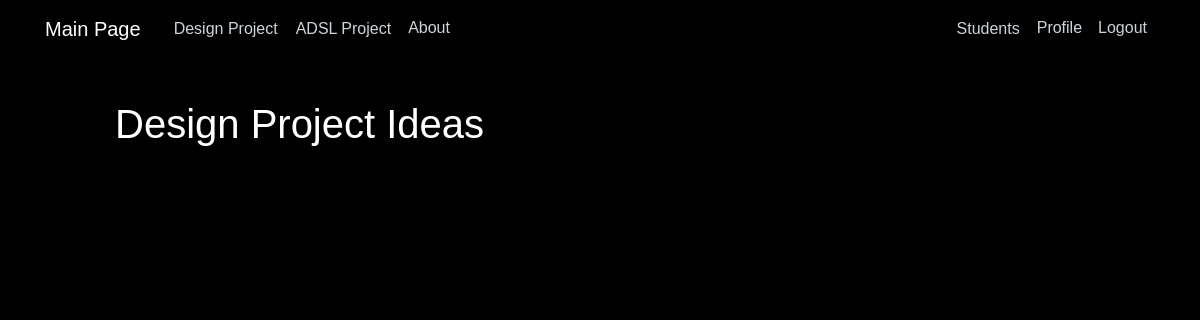
Page /DP/idea (signed in) on the earlier database version.
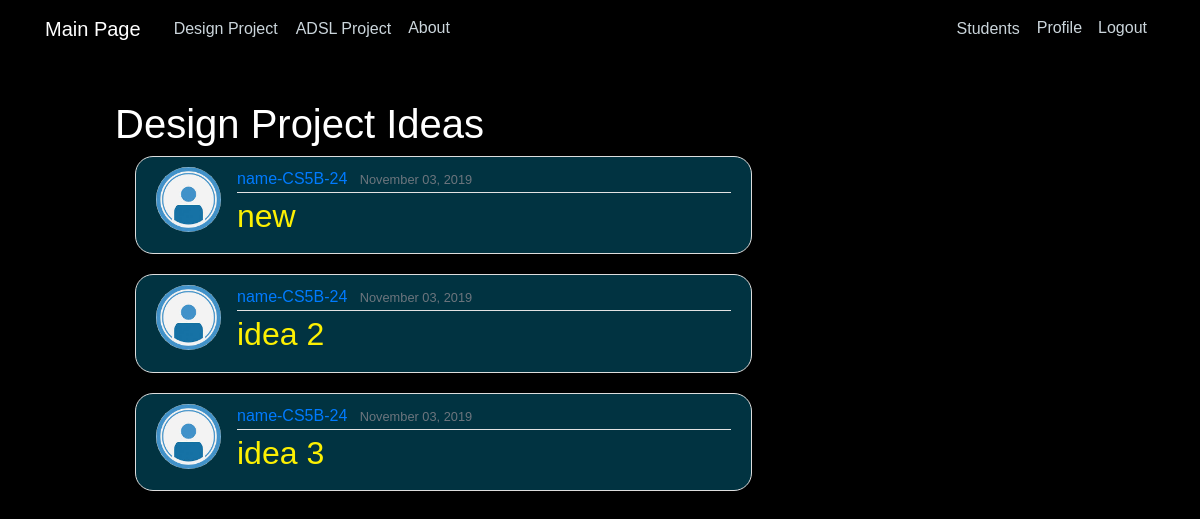
Same page on the later database version.
### DP/models.py (models this page shows, shortened)
class Ideas(models.Model):
    title = models.CharField(max_length=100)
    summary = models.TextField(max_length=300,blank=True)
    date_submitted = models.DateTimeField(default=timezone.now)
    author = models.ForeignKey(User, on_delete=models.CASCADE)

### users/models.py (models this page shows, shortened)
class Profile(models.Model):
    user = models.OneToOneField(User, on_delete=models.CASCADE)
    name = models.CharField(max_length=30, default="name")
    class_div = models.CharField(max_length=10)
    rollno = models.CharField(max_length=10)
    image = models.ImageField(default='profile_pics/default.jpg', upload_to='profile_pics')

### DP/views.py (the view)
# urls.py: path('idea', views.idea_home, name="ADSL-idea-home"),
@user_passes_test(lambda u: u.is_superuser)
def idea_home(request):
    context = {
        'posts': Ideas.objects.all(),
        'title': 'Design Project',
    }
    return render(request, 'DP/idea_home.html',context)

### DP/templates/DP/idea_home.html
{% extends "home/base.html" %}
{% load static %}
{% block content %}
    <h1>Design Project Ideas</h1>
    {% for post in posts %}
    <article class="media content-section">
      <img class="rounded-circle article-img" src="{{ post.author.profile.image.url }}">
      <div class="media-body">
        <div class="article-metadata">
          <a class="mr-2" href="{% url 'DP-user-idea' post.author.username %}">{{ post.author.profile.name }}-{{ post.author.profile.class_div }}-{{ post.author.profile.rollno }}</a>
          <small class="text-muted">{{ post.date_submitted|date:"F d, Y" }}</small>
        </div>
        <h2><a class="article-title" href="{% url 'DP-idea-detail' post.id %}" style="color:#fcf003">{{ post.title }}</a></h2>
      </div>
    </article>
    {% endfor %}
{% endblock content %}

Differences in the rows shown:
added Ideas: author.profile.image (placeholder picture), author.profile.name "name", author.profile.class_div "CS5B", author.profile.rollno "24", date_submitted "November 03, 2019", title "new"
added Ideas: author.profile.image (placeholder picture), author.profile.name "name", author.profile.class_div "CS5B", author.profile.rollno "24", date_submitted "November 03, 2019", title "idea 2"
added Ideas: author.profile.image (placeholder picture), author.profile.name "name", author.profile.class_div "CS5B", author.profile.rollno "24", date_submitted "November 03, 2019", title "idea 3"
